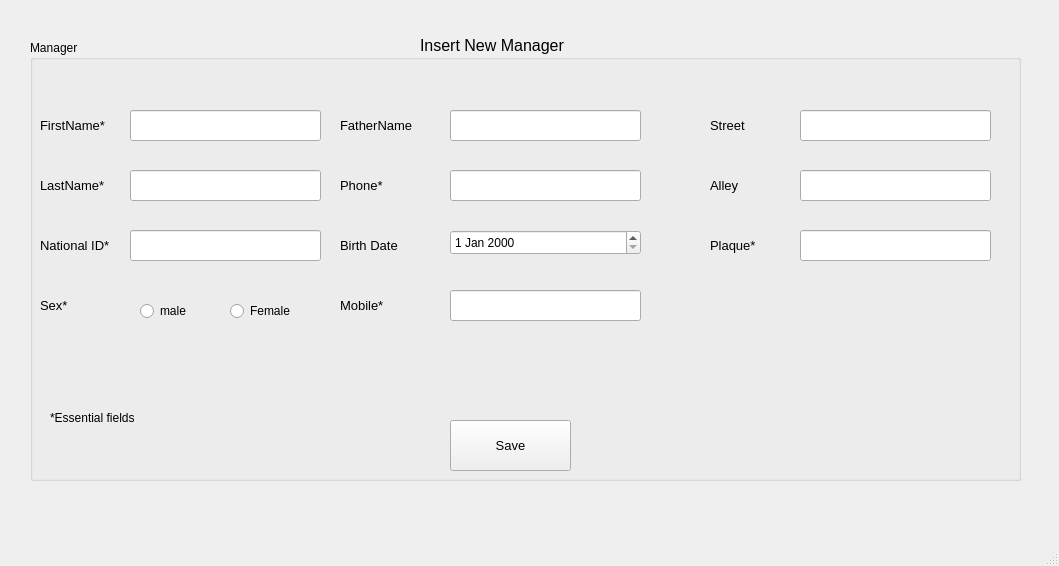
<?xml version="1.0" encoding="UTF-8"?>
<ui version="4.0">
 <class>InsertManager</class>
 <widget class="QMainWindow" name="InsertManager">
  <property name="geometry">
   <rect>
    <x>0</x>
    <y>0</y>
    <width>1059</width>
    <height>566</height>
   </rect>
  </property>
  <property name="windowTitle">
   <string>MainWindow</string>
  </property>
  <widget class="QWidget" name="centralwidget">
   <widget class="QLabel" name="label_5">
    <property name="geometry">
     <rect>
      <x>420</x>
      <y>20</y>
      <width>241</width>
      <height>51</height>
     </rect>
    </property>
    <property name="font">
     <font>
      <pointsize>12</pointsize>
     </font>
    </property>
    <property name="frameShape">
     <enum>QFrame::NoFrame</enum>
    </property>
    <property name="text">
     <string>Insert New Manager</string>
    </property>
   </widget>
   <widget class="QGroupBox" name="groupBox">
    <property name="geometry">
     <rect>
      <x>30</x>
      <y>40</y>
      <width>991</width>
      <height>441</height>
     </rect>
    </property>
    <property name="font">
     <font>
      <pointsize>9</pointsize>
     </font>
    </property>
    <property name="title">
     <string>Manager</string>
    </property>
    <widget class="QLineEdit" name="family">
     <property name="geometry">
      <rect>
       <x>100</x>
       <y>130</y>
       <width>191</width>
       <height>31</height>
      </rect>
     </property>
     <property name="echoMode">
      <enum>QLineEdit::Normal</enum>
     </property>
    </widget>
    <widget class="QLineEdit" name="name">
     <property name="geometry">
      <rect>
       <x>100</x>
       <y>70</y>
       <width>191</width>
       <height>31</height>
      </rect>
     </property>
     <property name="echoMode">
      <enum>QLineEdit::Normal</enum>
     </property>
    </widget>
    <widget class="QLineEdit" name="street">
     <property name="geometry">
      <rect>
       <x>770</x>
       <y>70</y>
       <width>191</width>
       <height>31</height>
      </rect>
     </property>
     <property name="echoMode">
      <enum>QLineEdit::Normal</enum>
     </property>
    </widget>
    <widget class="QLineEdit" name="fname">
     <property name="geometry">
      <rect>
       <x>420</x>
       <y>70</y>
       <width>191</width>
       <height>31</height>
      </rect>
     </property>
     <property name="echoMode">
      <enum>QLineEdit::Normal</enum>
     </property>
    </widget>
    <widget class="QLineEdit" name="nid">
     <property name="geometry">
      <rect>
       <x>100</x>
       <y>190</y>
       <width>191</width>
       <height>31</height>
      </rect>
     </property>
     <property name="echoMode">
      <enum>QLineEdit::Normal</enum>
     </property>
    </widget>
    <widget class="QLineEdit" name="home">
     <property name="geometry">
      <rect>
       <x>420</x>
       <y>130</y>
       <width>191</width>
       <height>31</height>
      </rect>
     </property>
     <property name="echoMode">
      <enum>QLineEdit::Normal</enum>
     </property>
    </widget>
    <widget class="QLineEdit" name="alley">
     <property name="geometry">
      <rect>
       <x>770</x>
       <y>130</y>
       <width>191</width>
       <height>31</height>
      </rect>
     </property>
     <property name="echoMode">
      <enum>QLineEdit::Normal</enum>
     </property>
    </widget>
    <widget class="QLineEdit" name="plaque">
     <property name="geometry">
      <rect>
       <x>770</x>
       <y>190</y>
       <width>191</width>
       <height>31</height>
      </rect>
     </property>
     <property name="echoMode">
      <enum>QLineEdit::Normal</enum>
     </property>
    </widget>
    <widget class="QLineEdit" name="mobile">
     <property name="geometry">
      <rect>
       <x>420</x>
       <y>250</y>
       <width>191</width>
       <height>31</height>
      </rect>
     </property>
     <property name="echoMode">
      <enum>QLineEdit::Normal</enum>
     </property>
    </widget>
    <widget class="QLabel" name="label_7">
     <property name="geometry">
      <rect>
       <x>10</x>
       <y>70</y>
       <width>101</width>
       <height>31</height>
      </rect>
     </property>
     <property name="font">
      <font>
       <pointsize>10</pointsize>
      </font>
     </property>
     <property name="text">
      <string>FirstName*</string>
     </property>
    </widget>
    <widget class="QLabel" name="label_8">
     <property name="geometry">
      <rect>
       <x>10</x>
       <y>130</y>
       <width>101</width>
       <height>31</height>
      </rect>
     </property>
     <property name="font">
      <font>
       <pointsize>10</pointsize>
      </font>
     </property>
     <property name="text">
      <string>LastName*</string>
     </property>
    </widget>
    <widget class="QLabel" name="label_9">
     <property name="geometry">
      <rect>
       <x>10</x>
       <y>250</y>
       <width>51</width>
       <height>31</height>
      </rect>
     </property>
     <property name="font">
      <font>
       <pointsize>10</pointsize>
      </font>
     </property>
     <property name="text">
      <string>Sex*</string>
     </property>
    </widget>
    <widget class="QLabel" name="label_10">
     <property name="geometry">
      <rect>
       <x>310</x>
       <y>70</y>
       <width>101</width>
       <height>31</height>
      </rect>
     </property>
     <property name="font">
      <font>
       <pointsize>10</pointsize>
      </font>
     </property>
     <property name="text">
      <string>FatherName</string>
     </property>
    </widget>
    <widget class="QLabel" name="label_11">
     <property name="geometry">
      <rect>
       <x>310</x>
       <y>190</y>
       <width>101</width>
       <height>31</height>
      </rect>
     </property>
     <property name="font">
      <font>
       <pointsize>10</pointsize>
      </font>
     </property>
     <property name="text">
      <string>Birth Date</string>
     </property>
    </widget>
    <widget class="QLabel" name="label_12">
     <property name="geometry">
      <rect>
       <x>310</x>
       <y>130</y>
       <width>101</width>
       <height>31</height>
      </rect>
     </property>
     <property name="font">
      <font>
       <pointsize>10</pointsize>
      </font>
     </property>
     <property name="text">
      <string>Phone*</string>
     </property>
    </widget>
    <widget class="QLabel" name="label_13">
     <property name="geometry">
      <rect>
       <x>310</x>
       <y>250</y>
       <width>101</width>
       <height>31</height>
      </rect>
     </property>
     <property name="font">
      <font>
       <pointsize>10</pointsize>
      </font>
     </property>
     <property name="text">
      <string>Mobile*</string>
     </property>
    </widget>
    <widget class="QLabel" name="label_14">
     <property name="geometry">
      <rect>
       <x>680</x>
       <y>70</y>
       <width>101</width>
       <height>31</height>
      </rect>
     </property>
     <property name="font">
      <font>
       <pointsize>10</pointsize>
      </font>
     </property>
     <property name="text">
      <string>Street</string>
     </property>
    </widget>
    <widget class="QLabel" name="label_15">
     <property name="geometry">
      <rect>
       <x>680</x>
       <y>130</y>
       <width>101</width>
       <height>31</height>
      </rect>
     </property>
     <property name="font">
      <font>
       <pointsize>10</pointsize>
      </font>
     </property>
     <property name="text">
      <string>Alley</string>
     </property>
    </widget>
    <widget class="QLabel" name="label_16">
     <property name="geometry">
      <rect>
       <x>10</x>
       <y>190</y>
       <width>101</width>
       <height>31</height>
      </rect>
     </property>
     <property name="font">
      <font>
       <pointsize>10</pointsize>
      </font>
     </property>
     <property name="text">
      <string>National ID*</string>
     </property>
    </widget>
    <widget class="QLabel" name="label_17">
     <property name="geometry">
      <rect>
       <x>680</x>
       <y>190</y>
       <width>101</width>
       <height>31</height>
      </rect>
     </property>
     <property name="font">
      <font>
       <pointsize>10</pointsize>
      </font>
     </property>
     <property name="text">
      <string>Plaque*</string>
     </property>
    </widget>
    <widget class="QDateEdit" name="dateEdit">
     <property name="geometry">
      <rect>
       <x>420</x>
       <y>190</y>
       <width>191</width>
       <height>25</height>
      </rect>
     </property>
    </widget>
    <widget class="QRadioButton" name="radioButtonm">
     <property name="geometry">
      <rect>
       <x>110</x>
       <y>260</y>
       <width>97</width>
       <height>22</height>
      </rect>
     </property>
     <property name="text">
      <string>male</string>
     </property>
    </widget>
    <widget class="QRadioButton" name="radioButtonw">
     <property name="geometry">
      <rect>
       <x>200</x>
       <y>260</y>
       <width>97</width>
       <height>22</height>
      </rect>
     </property>
     <property name="text">
      <string>Female</string>
     </property>
    </widget>
    <widget class="QPushButton" name="pushButton">
     <property name="geometry">
      <rect>
       <x>420</x>
       <y>380</y>
       <width>121</width>
       <height>51</height>
      </rect>
     </property>
     <property name="font">
      <font>
       <pointsize>10</pointsize>
      </font>
     </property>
     <property name="text">
      <string>Save</string>
     </property>
    </widget>
    <widget class="QLabel" name="label">
     <property name="geometry">
      <rect>
       <x>20</x>
       <y>370</y>
       <width>131</width>
       <height>16</height>
      </rect>
     </property>
     <property name="text">
      <string>*Essential fields</string>
     </property>
    </widget>
   </widget>
  </widget>
  <widget class="QMenuBar" name="menubar">
   <property name="geometry">
    <rect>
     <x>0</x>
     <y>0</y>
     <width>1059</width>
     <height>25</height>
    </rect>
   </property>
  </widget>
  <widget class="QStatusBar" name="statusbar"/>
 </widget>
 <resources/>
 <connections/>
</ui>
